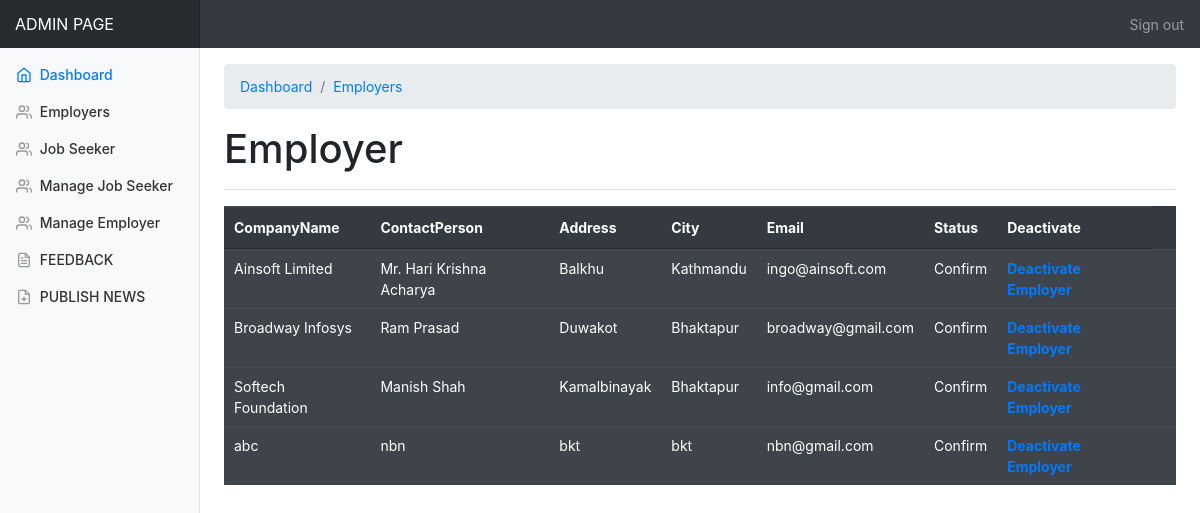
The app's page /admin/employer.php (signed in), older data.
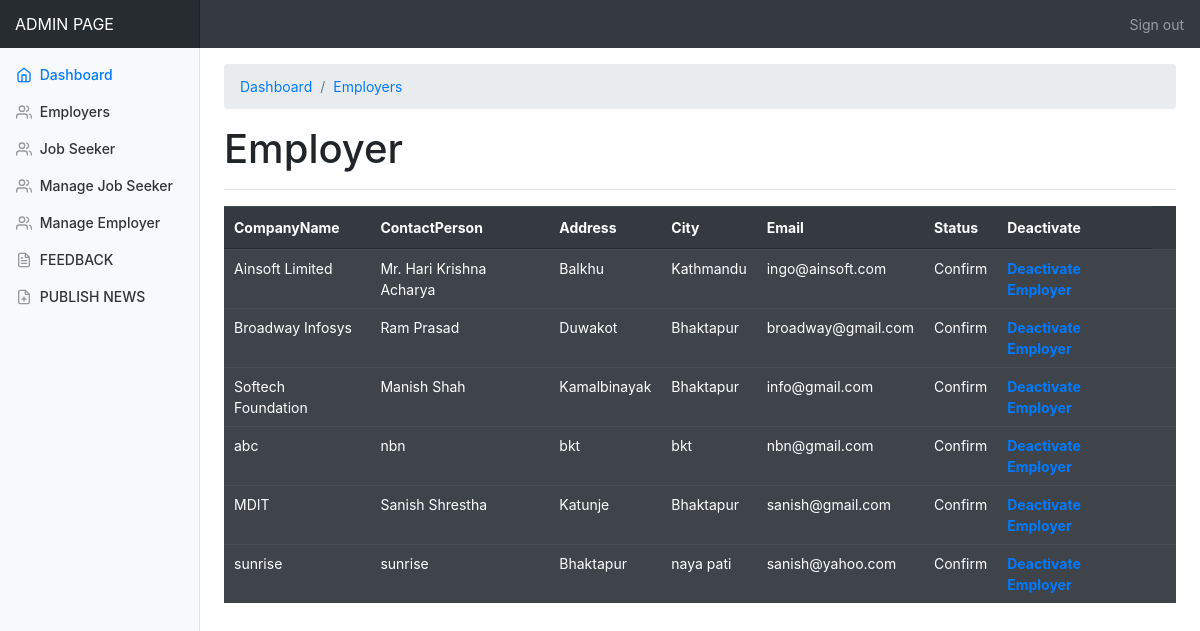
The same page, newer data.
### tables this page shows
CREATE TABLE `employer_reg` (
  `Employer_Id` int(11) NOT NULL,
  `CompanyName` varchar(255) NOT NULL,
  `ContactPerson` varchar(255) NOT NULL,
  `Address` varchar(255) NOT NULL,
  `City` varchar(255) NOT NULL,
  `Email` varchar(255) NOT NULL,
  `Mobile` varchar(255) NOT NULL,
  `Area_Work` varchar(255) NOT NULL,
  `Status` varchar(255) NOT NULL,
  `UserName` varchar(255) NOT NULL,
  `Password` varchar(255) NOT NULL,
  `Question` varchar(255) NOT NULL,
  `Answer` varchar(255) NOT NULL
);

### admin/employer.php (the view, shortened to what this page needs)
<!doctype html>
<html lang="en">
<head>
  <link rel="stylesheet" href="https://maxcdn.bootstrapcdn.com/bootstrap/4.5.2/css/bootstrap.min.css">
  <link href="./css/dashboard.css" rel="stylesheet">
  <link rel="stylesheet" href="https://cdn.datatables.net/1.10.24/css/jquery.dataTables.min.css">
</head>
<body>
  <nav class="navbar navbar-dark sticky-top bg-dark flex-md-nowrap p-0">
    <a class="navbar-brand col-sm-3 col-md-2 mr-0" href="#">ADMIN PAGE</a>
    <ul class="navbar-nav px-3">
      <li class="nav-item text-nowrap">
        <a class="nav-link" href="logout.php">Sign out</a>
      </li>
    </ul>
  </nav>
  <div class="container-fluid">
    <div class="row">
      <nav class="col-md-2 d-none d-md-block bg-light sidebar">
        <div class="sidebar-sticky">
          <ul class="nav flex-column">
            <li class="nav-item">
              <a class="nav-link active" href="#">
                <span data-feather="home"></span>
                Dashboard <span class="sr-only">(current)</span>
              </a>
            </li>
            <li class="nav-item">
              <a class="nav-link" href="employer.php">
                <span data-feather="users"></span>
                Employers
              </a>
            </li>
            <li class="nav-item">
              <a class="nav-link" href="jobseeker.php">
                <span data-feather="users"></span>
                Job Seeker
              </a>
            </li>
            <li class="nav-item">
              <a class="nav-link" href="managejobseeker.php">
                <span data-feather="users"></span>
                Manage Job Seeker
              </a>
            </li>
            <li class="nav-item">
              <a class="nav-link" href="manageemployer.php">
                <span data-feather="users"></span>
                Manage Employer
              </a>
            </li>
            <ul class="nav flex-column mb-2">
              <li class="nav-item">
                <a class="nav-link" href="feedback.php">
                  <span data-feather="file-text"></span>
                  FEEDBACK
                </a>
              </li>
              <li class="nav-item">
                <a class="nav-link" href="admin_news.php">
                  <span data-feather="file-plus"></span>
                  PUBLISH NEWS
                </a>
              </li>
            </ul>
        </div>
      </nav>
      <main role="main" class="col-md-9 ml-sm-auto col-lg-10 pt-3 px-4">
        <nav aria-label="breadcrumb">
          <ol class="breadcrumb">
            <li class="breadcrumb-item"><a href="admin_dashboard.php">Dashboard</a></li>
            <li class="breadcrumb-item"><a href="#">Employers</a></li>
          </ol>
        </nav>
        <div class="d-flex justify-content-between flex-wrap flex-md-nowrap align-items-center pb-2 mb-3 border-bottom">
          <h1>Employer</h1>
        </div>
        <table id="example" class="table table-dark table-striped" style="width:100%">
          <thead>
            <tr>
              <th>CompanyName</th>
              <th>ContactPerson</th>
              <th>Address</th>
              <th>City</th>
              <th>Email</th>
              <th>Status</th>
              <th>Deactivate</th>
            </tr>
          </thead>
          <tbody>
            <?php
            include 'connection/db.php';
            $sql = "select * from employer_reg where Status='Confirm'";
            $result = mysqli_query($conn, $sql);
            while ($row = mysqli_fetch_array($result)) {
              $Name = $row['CompanyName'];
              $ContactName = $row['ContactPerson'];
              $Address = $row['Address'];
              $City = $row['City'];
              $email = $row['Email'];
              $status = $row['Status'];
            ?>
              <tr>
                <td><?php echo $Name; ?></td>
                <td><?php echo $ContactName; ?></td>
                <td><?php echo $Address; ?></td>
                <td><?php echo $City; ?></td>
                <td><?php echo $email; ?></td>
                <td><?php echo $status; ?></td>
                <td><strong><a href="deactivate.php?EmpId=<?php echo $row['Employer_Id']; ?>">Deactivate Employer</a></strong></td>
                <td>&nbsp;</td>
              </tr>
          </tbody>
        <?php
            }
        ?>
        </table>
      </main>
    </div>
  </div>
</body>
</html>

Row changes from the older to the newer data that the page shows:
added employer_reg: CompanyName "MDIT", ContactPerson "Sanish Shrestha", Address "Katunje", City "Bhaktapur", Email "sanish@gmail.com", Status "Confirm"
added employer_reg: CompanyName "sunrise", ContactPerson "sunrise", Address "Bhaktapur", City "naya pati", Email "sanish@yahoo.com", Status "Confirm"
